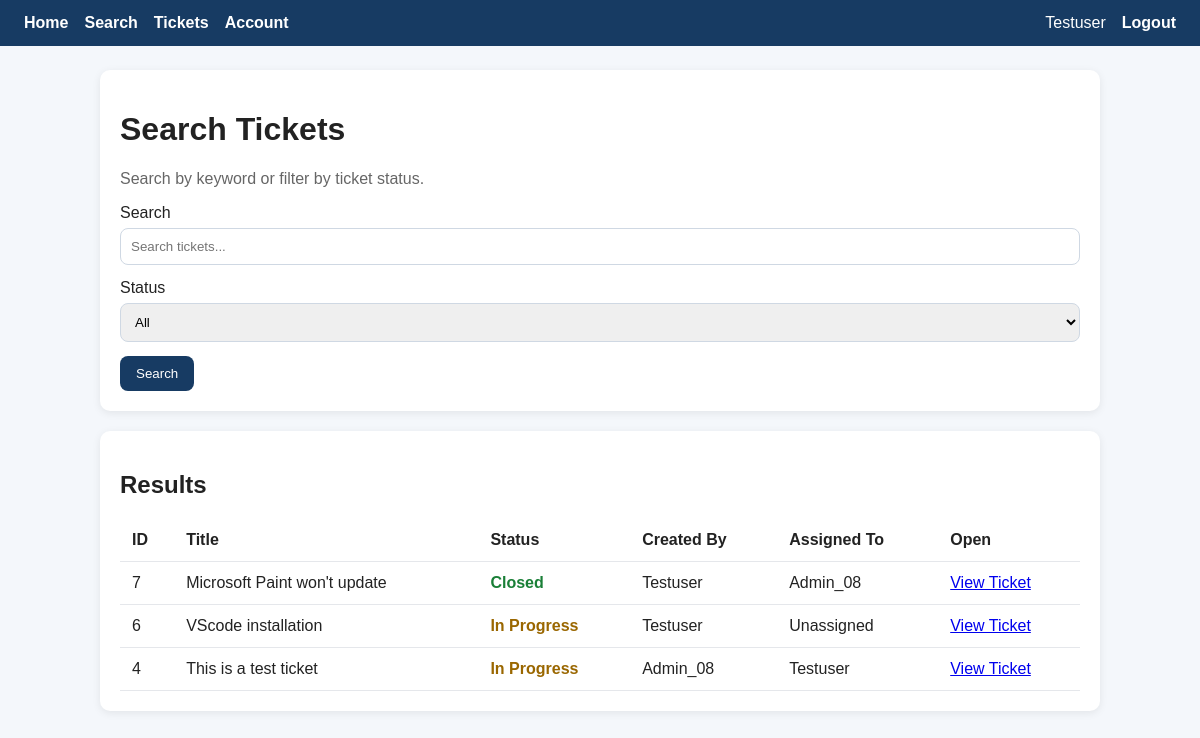
Page /search/ (signed in) on the earlier database version.
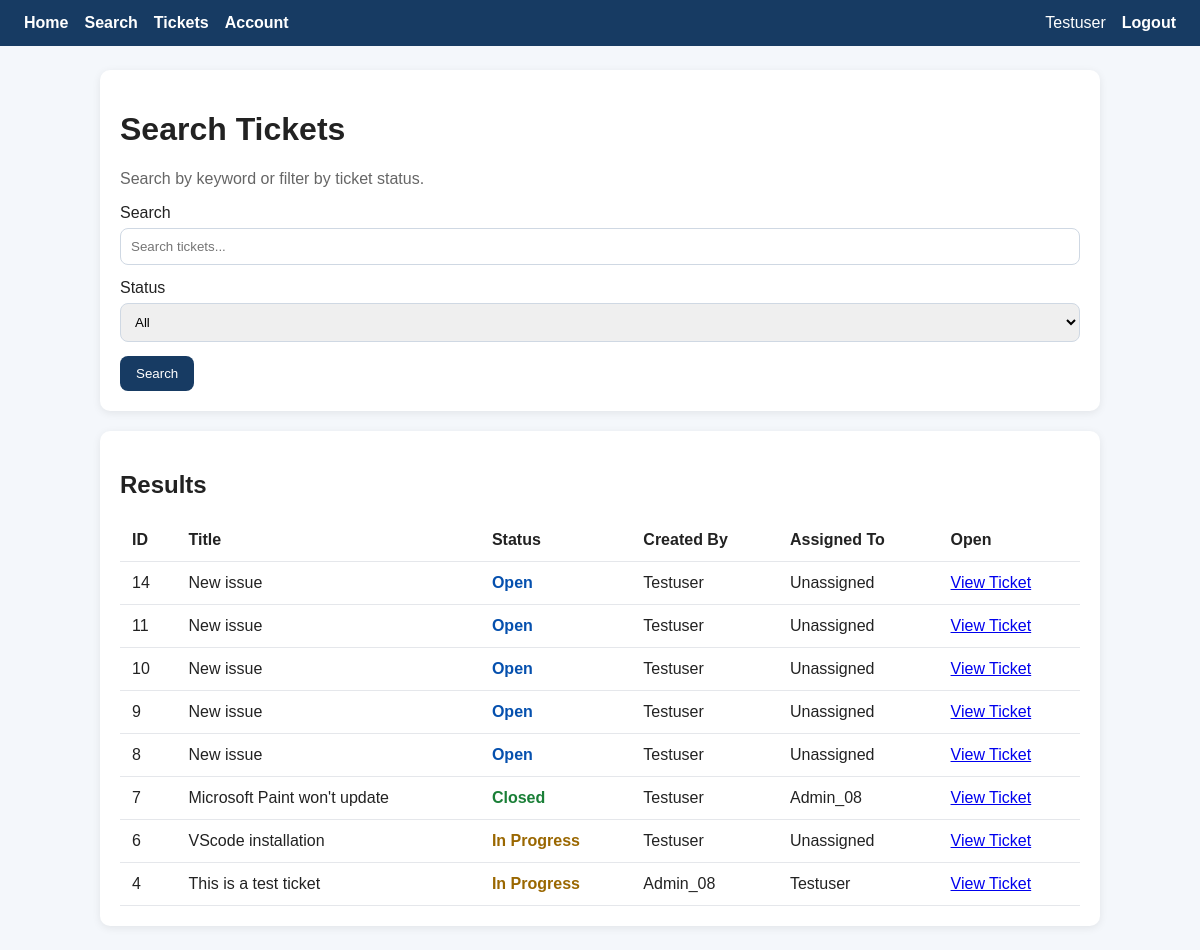
Same page on the later database version.
### tickets/models.py (models this page shows, shortened)
class Ticket(models.Model):
    STATUS_CHOICES = [
        ('open', 'Open'),
        ('in_progress', 'In Progress'),
        ('closed', 'Closed'),
    ]
    title = models.CharField(max_length=200)
    description = models.TextField()
    status = models.CharField(max_length=20, choices=STATUS_CHOICES, default='open')
    created_at = models.DateTimeField(auto_now_add=True)
    updated_at = models.DateTimeField(auto_now=True)
    created_by = models.ForeignKey(User, on_delete=models.CASCADE, related_name='created_tickets')
    assigned_to = models.ForeignKey(
        User,
        on_delete=models.SET_NULL,
        null=True,
        blank=True,
        related_name='assigned_tickets',
    )

### tickets/views.py (the view)
# urls.py: path('search/', views.search, name='search'),
@login_required
def search(request):
    query = (request.GET.get('q') or '').strip()
    selected_status = (request.GET.get('status') or '').strip()
    if _is_admin(request.user):
        tickets = Ticket.objects.select_related('created_by', 'assigned_to').all().order_by('-created_at')
    else:
        tickets = Ticket.objects.select_related('created_by', 'assigned_to').filter(
            Q(created_by=request.user) | Q(assigned_to=request.user)
        ).order_by('-created_at')
    if query:
        tickets = tickets.filter(
            Q(title__icontains=query) | Q(description__icontains=query)
        ).order_by('-created_at')
    if selected_status and selected_status != 'All':
        tickets = tickets.filter(status=selected_status)
    statuses = [{'name': value, 'label': label} for value, label in Ticket.STATUS_CHOICES]
    return render(request, 'tickets/search.html', {
        'tickets': tickets,
        'query': query,
        'selected_status': selected_status,
        'statuses': statuses,
    })

### tickets/models.py (called while the page is built)
    @property
    def is_admin(self):
        return self.role == 'admin'

### tickets/views.py (called while the page is built)
def _is_admin(user):
    return hasattr(user, 'profile') and user.profile.is_admin

### tickets/templates/tickets/search.html (shortened to what this page needs)
{% extends 'tickets/base.html' %}
{% block content %}
<div class="card">
    <h1>Search Tickets</h1>
    <p class="muted">Search by keyword or filter by ticket status.</p>
    <form method="GET">
        <label for="q">Search</label>
        <input id="q" type="text" name="q" placeholder="Search tickets..." value="{{ query|default:'' }}">
        <label for="status">Status</label>
        <select name="status" id="status">
            <option value="All">All</option>
        </select>
        <button type="submit">Search</button>
    </form>
</div>
<div class="card">
    <h2>Results</h2>
    <table>
        <thead>
            <tr>
                <th>ID</th>
                <th>Title</th>
                <th>Status</th>
                <th>Created By</th>
                <th>Assigned To</th>
                <th>Open</th>
            </tr>
        </thead>
        <tbody>
            {% for ticket in tickets %}
            <tr>
                <td>{{ ticket.id }}</td>
                <td>{{ ticket.title }}</td>
                <td class="status-{{ ticket.status }}">{{ ticket.get_status_display }}</td>
                <td>{{ ticket.created_by }}</td>
                <td>{{ ticket.assigned_to|default:'Unassigned' }}</td>
                <td><a href="{% url 'ticket_detail' ticket.id %}">View Ticket</a></td>
            </tr>
            {% empty %}
            <tr>
                <td colspan="6">No results found</td>
            </tr>
            {% endfor %}
        </tbody>
    </table>
</div>
{% endblock %}

### tickets/templates/tickets/base.html (shortened to what this page needs)
<!DOCTYPE html>
<html lang="en">
<head>
</head>
<body>
    <nav>
        <a href="{% url 'home' %}">Home</a>
        <a href="{% url 'search' %}">Search</a>
        <a href="{% url 'ticket_list' %}">Tickets</a>
        <a href="{% url 'account' %}">Account</a>
        {% if request.user.is_authenticated %}
            <span>{{ request.user.username }}</span>
            <form method="post" action="{% url 'logout' %}" style="display: inline;">
    <button type="submit" style="background: none; border: none; color: white; font-weight: bold; cursor: pointer; padding: 0; font-size: inherit;">Logout</button>
</form>
        {% endif %}
    </nav>
    <div class="container">
        {% block content %}{% endblock %}
    </div>
</body>
</html>

### tickets/templates/tickets/base.html (style rules this page uses)
body { font-family: Arial, sans-serif; margin: 0; background: #f4f7fb; color: #222; }
nav { background: #173b63; color: white; padding: 14px 24px; display: flex; gap: 16px; align-items: center; }
nav a { color: white; text-decoration: none; font-weight: bold; }
.container { max-width: 1000px; margin: 24px auto; padding: 0 16px; }
.card { background: white; border-radius: 10px; padding: 20px; box-shadow: 0 2px 8px rgba(0,0,0,0.08); margin-bottom: 20px; }
input, textarea, select { width: 100%; padding: 10px; margin-top: 6px; margin-bottom: 14px; border: 1px solid #cfd8e3; border-radius: 8px; box-sizing: border-box; }
button { background: #173b63; color: white; border: none; padding: 10px 16px; border-radius: 8px; cursor: pointer; }
.muted { color: #666; }
table { width: 100%; border-collapse: collapse; }
th, td { text-align: left; padding: 12px; border-bottom: 1px solid #e5e7eb; }
.status-open { color: #0550ae; font-weight: bold; }
.status-in_progress { color: #9a6700; font-weight: bold; }
.status-closed { color: #1a7f37; font-weight: bold; }

Differences in the rows shown:
added Ticket: id "14", title "New issue", status "Open", created_by "Testuser", assigned_to "Unassigned"
added Ticket: id "11", title "New issue", status "Open", created_by "Testuser", assigned_to "Unassigned"
added Ticket: id "10", title "New issue", status "Open", created_by "Testuser", assigned_to "Unassigned"
added Ticket: id "9", title "New issue", status "Open", created_by "Testuser", assigned_to "Unassigned"
added Ticket: id "8", title "New issue", status "Open", created_by "Testuser", assigned_to "Unassigned"
